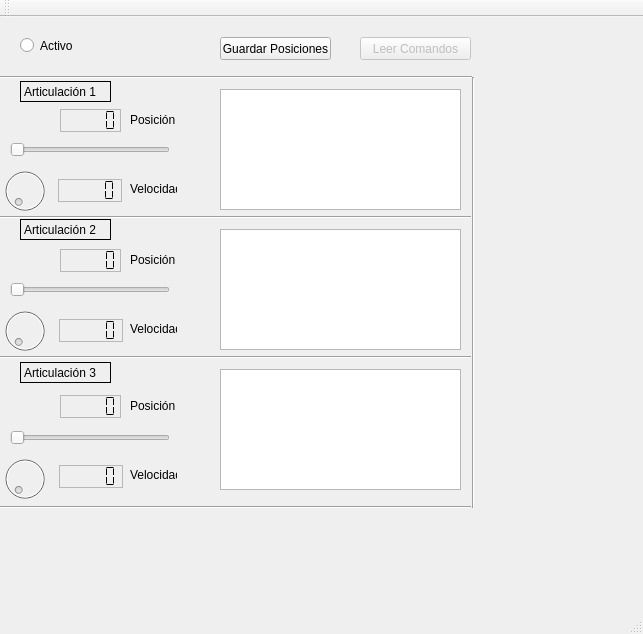
<?xml version="1.0" encoding="UTF-8"?>
<ui version="4.0">
 <class>MainWindow</class>
 <widget class="QMainWindow" name="MainWindow">
  <property name="geometry">
   <rect>
    <x>0</x>
    <y>0</y>
    <width>643</width>
    <height>634</height>
   </rect>
  </property>
  <property name="windowTitle">
   <string>MainWindow</string>
  </property>
  <widget class="QWidget" name="centralWidget">
   <widget class="QSlider" name="horizontalSlider">
    <property name="enabled">
     <bool>false</bool>
    </property>
    <property name="geometry">
     <rect>
      <x>10</x>
      <y>122</y>
      <width>160</width>
      <height>22</height>
     </rect>
    </property>
    <property name="minimum">
     <number>0</number>
    </property>
    <property name="maximum">
     <number>360</number>
    </property>
    <property name="orientation">
     <enum>Qt::Horizontal</enum>
    </property>
   </widget>
   <widget class="QLCDNumber" name="lcdNumber">
    <property name="geometry">
     <rect>
      <x>60</x>
      <y>92</y>
      <width>61</width>
      <height>23</height>
     </rect>
    </property>
    <property name="frameShape">
     <enum>QFrame::StyledPanel</enum>
    </property>
    <property name="segmentStyle">
     <enum>QLCDNumber::Flat</enum>
    </property>
   </widget>
   <widget class="QDial" name="dial">
    <property name="enabled">
     <bool>false</bool>
    </property>
    <property name="geometry">
     <rect>
      <x>0</x>
      <y>142</y>
      <width>50</width>
      <height>64</height>
     </rect>
    </property>
    <property name="maximum">
     <number>60</number>
    </property>
   </widget>
   <widget class="QLCDNumber" name="lcdNumber_2">
    <property name="geometry">
     <rect>
      <x>58</x>
      <y>162</y>
      <width>64</width>
      <height>23</height>
     </rect>
    </property>
    <property name="frameShape">
     <enum>QFrame::StyledPanel</enum>
    </property>
    <property name="frameShadow">
     <enum>QFrame::Raised</enum>
    </property>
    <property name="segmentStyle">
     <enum>QLCDNumber::Flat</enum>
    </property>
   </widget>
   <widget class="QPlainTextEdit" name="plainTextEdit">
    <property name="geometry">
     <rect>
      <x>220</x>
      <y>72</y>
      <width>241</width>
      <height>121</height>
     </rect>
    </property>
    <property name="readOnly">
     <bool>true</bool>
    </property>
   </widget>
   <widget class="Line" name="line">
    <property name="geometry">
     <rect>
      <x>0</x>
      <y>192</y>
      <width>471</width>
      <height>16</height>
     </rect>
    </property>
    <property name="orientation">
     <enum>Qt::Horizontal</enum>
    </property>
   </widget>
   <widget class="QDial" name="dial_2">
    <property name="enabled">
     <bool>false</bool>
    </property>
    <property name="geometry">
     <rect>
      <x>0</x>
      <y>282</y>
      <width>50</width>
      <height>64</height>
     </rect>
    </property>
    <property name="maximum">
     <number>60</number>
    </property>
   </widget>
   <widget class="Line" name="line_2">
    <property name="geometry">
     <rect>
      <x>0</x>
      <y>332</y>
      <width>471</width>
      <height>16</height>
     </rect>
    </property>
    <property name="orientation">
     <enum>Qt::Horizontal</enum>
    </property>
   </widget>
   <widget class="QSlider" name="horizontalSlider_2">
    <property name="enabled">
     <bool>false</bool>
    </property>
    <property name="geometry">
     <rect>
      <x>10</x>
      <y>262</y>
      <width>160</width>
      <height>22</height>
     </rect>
    </property>
    <property name="minimum">
     <number>0</number>
    </property>
    <property name="maximum">
     <number>360</number>
    </property>
    <property name="orientation">
     <enum>Qt::Horizontal</enum>
    </property>
   </widget>
   <widget class="QLCDNumber" name="lcdNumber_3">
    <property name="geometry">
     <rect>
      <x>59</x>
      <y>302</y>
      <width>64</width>
      <height>23</height>
     </rect>
    </property>
    <property name="frameShape">
     <enum>QFrame::StyledPanel</enum>
    </property>
    <property name="frameShadow">
     <enum>QFrame::Raised</enum>
    </property>
    <property name="segmentStyle">
     <enum>QLCDNumber::Flat</enum>
    </property>
   </widget>
   <widget class="QLCDNumber" name="lcdNumber_4">
    <property name="geometry">
     <rect>
      <x>60</x>
      <y>232</y>
      <width>61</width>
      <height>23</height>
     </rect>
    </property>
    <property name="frameShape">
     <enum>QFrame::StyledPanel</enum>
    </property>
    <property name="segmentStyle">
     <enum>QLCDNumber::Flat</enum>
    </property>
   </widget>
   <widget class="QLabel" name="label">
    <property name="geometry">
     <rect>
      <x>20</x>
      <y>64</y>
      <width>91</width>
      <height>21</height>
     </rect>
    </property>
    <property name="frameShape">
     <enum>QFrame::Box</enum>
    </property>
    <property name="text">
     <string>Articulación 1</string>
    </property>
    <property name="textFormat">
     <enum>Qt::PlainText</enum>
    </property>
   </widget>
   <widget class="QLabel" name="label_2">
    <property name="geometry">
     <rect>
      <x>20</x>
      <y>202</y>
      <width>91</width>
      <height>21</height>
     </rect>
    </property>
    <property name="frameShape">
     <enum>QFrame::Box</enum>
    </property>
    <property name="text">
     <string>Articulación 2</string>
    </property>
    <property name="textFormat">
     <enum>Qt::PlainText</enum>
    </property>
   </widget>
   <widget class="QLabel" name="label_3">
    <property name="geometry">
     <rect>
      <x>130</x>
      <y>96</y>
      <width>47</width>
      <height>13</height>
     </rect>
    </property>
    <property name="text">
     <string>Posición</string>
    </property>
   </widget>
   <widget class="QLabel" name="label_4">
    <property name="geometry">
     <rect>
      <x>130</x>
      <y>162</y>
      <width>47</width>
      <height>20</height>
     </rect>
    </property>
    <property name="text">
     <string>Velocidad</string>
    </property>
   </widget>
   <widget class="QLabel" name="label_5">
    <property name="geometry">
     <rect>
      <x>130</x>
      <y>302</y>
      <width>47</width>
      <height>20</height>
     </rect>
    </property>
    <property name="text">
     <string>Velocidad</string>
    </property>
   </widget>
   <widget class="QLabel" name="label_6">
    <property name="geometry">
     <rect>
      <x>130</x>
      <y>236</y>
      <width>47</width>
      <height>13</height>
     </rect>
    </property>
    <property name="text">
     <string>Posición</string>
    </property>
   </widget>
   <widget class="QPlainTextEdit" name="plainTextEdit_2">
    <property name="geometry">
     <rect>
      <x>220</x>
      <y>212</y>
      <width>241</width>
      <height>121</height>
     </rect>
    </property>
    <property name="readOnly">
     <bool>true</bool>
    </property>
   </widget>
   <widget class="QPlainTextEdit" name="plainTextEdit_3">
    <property name="geometry">
     <rect>
      <x>220</x>
      <y>352</y>
      <width>241</width>
      <height>121</height>
     </rect>
    </property>
    <property name="readOnly">
     <bool>true</bool>
    </property>
   </widget>
   <widget class="QLabel" name="label_7">
    <property name="geometry">
     <rect>
      <x>130</x>
      <y>382</y>
      <width>47</width>
      <height>13</height>
     </rect>
    </property>
    <property name="text">
     <string>Posición</string>
    </property>
   </widget>
   <widget class="QLabel" name="label_8">
    <property name="geometry">
     <rect>
      <x>130</x>
      <y>448</y>
      <width>47</width>
      <height>20</height>
     </rect>
    </property>
    <property name="text">
     <string>Velocidad</string>
    </property>
   </widget>
   <widget class="QLCDNumber" name="lcdNumber_5">
    <property name="geometry">
     <rect>
      <x>59</x>
      <y>448</y>
      <width>64</width>
      <height>23</height>
     </rect>
    </property>
    <property name="frameShape">
     <enum>QFrame::StyledPanel</enum>
    </property>
    <property name="frameShadow">
     <enum>QFrame::Raised</enum>
    </property>
    <property name="segmentStyle">
     <enum>QLCDNumber::Flat</enum>
    </property>
   </widget>
   <widget class="QLCDNumber" name="lcdNumber_6">
    <property name="geometry">
     <rect>
      <x>60</x>
      <y>378</y>
      <width>61</width>
      <height>23</height>
     </rect>
    </property>
    <property name="frameShape">
     <enum>QFrame::StyledPanel</enum>
    </property>
    <property name="segmentStyle">
     <enum>QLCDNumber::Flat</enum>
    </property>
   </widget>
   <widget class="QLabel" name="label_9">
    <property name="geometry">
     <rect>
      <x>20</x>
      <y>345</y>
      <width>91</width>
      <height>21</height>
     </rect>
    </property>
    <property name="frameShape">
     <enum>QFrame::Box</enum>
    </property>
    <property name="text">
     <string>Articulación 3</string>
    </property>
    <property name="textFormat">
     <enum>Qt::PlainText</enum>
    </property>
   </widget>
   <widget class="Line" name="line_3">
    <property name="geometry">
     <rect>
      <x>403</x>
      <y>60</y>
      <width>141</width>
      <height>431</height>
     </rect>
    </property>
    <property name="orientation">
     <enum>Qt::Vertical</enum>
    </property>
   </widget>
   <widget class="Line" name="line_4">
    <property name="geometry">
     <rect>
      <x>-19</x>
      <y>50</y>
      <width>491</width>
      <height>20</height>
     </rect>
    </property>
    <property name="orientation">
     <enum>Qt::Horizontal</enum>
    </property>
   </widget>
   <widget class="QRadioButton" name="radioButton">
    <property name="geometry">
     <rect>
      <x>20</x>
      <y>20</y>
      <width>82</width>
      <height>17</height>
     </rect>
    </property>
    <property name="text">
     <string>Activo</string>
    </property>
   </widget>
   <widget class="QDial" name="dial_3">
    <property name="enabled">
     <bool>false</bool>
    </property>
    <property name="geometry">
     <rect>
      <x>0</x>
      <y>430</y>
      <width>50</width>
      <height>64</height>
     </rect>
    </property>
    <property name="maximum">
     <number>60</number>
    </property>
   </widget>
   <widget class="QSlider" name="horizontalSlider_3">
    <property name="enabled">
     <bool>false</bool>
    </property>
    <property name="geometry">
     <rect>
      <x>10</x>
      <y>410</y>
      <width>160</width>
      <height>22</height>
     </rect>
    </property>
    <property name="maximum">
     <number>100</number>
    </property>
    <property name="orientation">
     <enum>Qt::Horizontal</enum>
    </property>
   </widget>
   <widget class="Line" name="line_5">
    <property name="geometry">
     <rect>
      <x>0</x>
      <y>480</y>
      <width>471</width>
      <height>21</height>
     </rect>
    </property>
    <property name="orientation">
     <enum>Qt::Horizontal</enum>
    </property>
   </widget>
   <widget class="QPushButton" name="pushButton">
    <property name="enabled">
     <bool>false</bool>
    </property>
    <property name="geometry">
     <rect>
      <x>360</x>
      <y>20</y>
      <width>111</width>
      <height>23</height>
     </rect>
    </property>
    <property name="text">
     <string>Leer Comandos</string>
    </property>
   </widget>
   <widget class="QPushButton" name="pushButton_2">
    <property name="geometry">
     <rect>
      <x>220</x>
      <y>20</y>
      <width>111</width>
      <height>23</height>
     </rect>
    </property>
    <property name="text">
     <string>Guardar Posiciones</string>
    </property>
   </widget>
  </widget>
  <widget class="QMenuBar" name="menuBar">
   <property name="geometry">
    <rect>
     <x>0</x>
     <y>0</y>
     <width>643</width>
     <height>21</height>
    </rect>
   </property>
  </widget>
  <widget class="QToolBar" name="mainToolBar">
   <attribute name="toolBarArea">
    <enum>TopToolBarArea</enum>
   </attribute>
   <attribute name="toolBarBreak">
    <bool>false</bool>
   </attribute>
  </widget>
  <widget class="QStatusBar" name="statusBar"/>
 </widget>
 <layoutdefault spacing="6" margin="11"/>
 <resources/>
 <connections>
  <connection>
   <sender>radioButton</sender>
   <signal>toggled(bool)</signal>
   <receiver>horizontalSlider</receiver>
   <slot>setEnabled(bool)</slot>
   <hints>
    <hint type="sourcelabel">
     <x>26</x>
     <y>59</y>
    </hint>
    <hint type="destinationlabel">
     <x>26</x>
     <y>162</y>
    </hint>
   </hints>
  </connection>
  <connection>
   <sender>radioButton</sender>
   <signal>toggled(bool)</signal>
   <receiver>dial</receiver>
   <slot>setEnabled(bool)</slot>
   <hints>
    <hint type="sourcelabel">
     <x>35</x>
     <y>68</y>
    </hint>
    <hint type="destinationlabel">
     <x>29</x>
     <y>216</y>
    </hint>
   </hints>
  </connection>
  <connection>
   <sender>radioButton</sender>
   <signal>toggled(bool)</signal>
   <receiver>horizontalSlider_2</receiver>
   <slot>setEnabled(bool)</slot>
   <hints>
    <hint type="sourcelabel">
     <x>35</x>
     <y>61</y>
    </hint>
    <hint type="destinationlabel">
     <x>32</x>
     <y>299</y>
    </hint>
   </hints>
  </connection>
  <connection>
   <sender>radioButton</sender>
   <signal>toggled(bool)</signal>
   <receiver>dial_2</receiver>
   <slot>setEnabled(bool)</slot>
   <hints>
    <hint type="sourcelabel">
     <x>41</x>
     <y>64</y>
    </hint>
    <hint type="destinationlabel">
     <x>35</x>
     <y>346</y>
    </hint>
   </hints>
  </connection>
  <connection>
   <sender>radioButton</sender>
   <signal>toggled(bool)</signal>
   <receiver>horizontalSlider_3</receiver>
   <slot>setEnabled(bool)</slot>
   <hints>
    <hint type="sourcelabel">
     <x>39</x>
     <y>64</y>
    </hint>
    <hint type="destinationlabel">
     <x>38</x>
     <y>446</y>
    </hint>
   </hints>
  </connection>
  <connection>
   <sender>radioButton</sender>
   <signal>toggled(bool)</signal>
   <receiver>dial_3</receiver>
   <slot>setEnabled(bool)</slot>
   <hints>
    <hint type="sourcelabel">
     <x>46</x>
     <y>60</y>
    </hint>
    <hint type="destinationlabel">
     <x>41</x>
     <y>505</y>
    </hint>
   </hints>
  </connection>
  <connection>
   <sender>radioButton</sender>
   <signal>toggled(bool)</signal>
   <receiver>pushButton</receiver>
   <slot>setEnabled(bool)</slot>
   <hints>
    <hint type="sourcelabel">
     <x>100</x>
     <y>60</y>
    </hint>
    <hint type="destinationlabel">
     <x>236</x>
     <y>64</y>
    </hint>
   </hints>
  </connection>
 </connections>
</ui>
